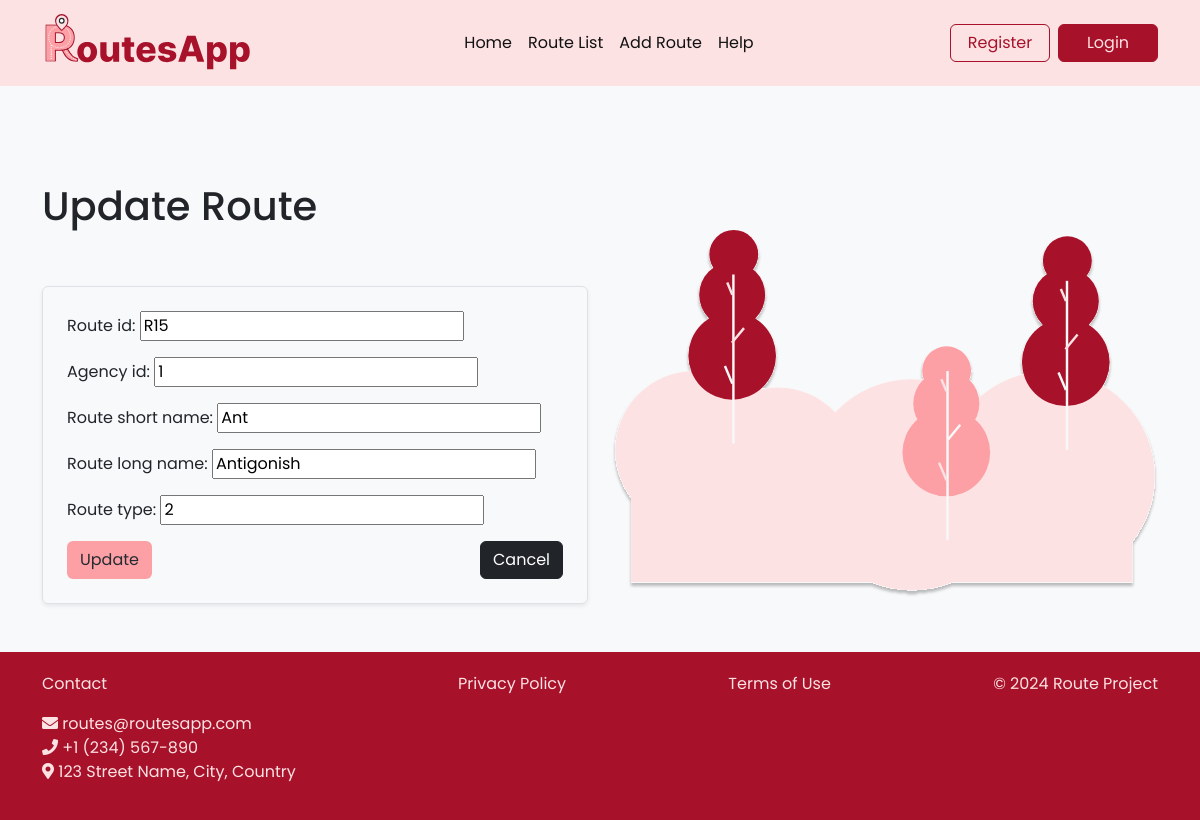
Before: /routes/R15/edit/ with the older database file.
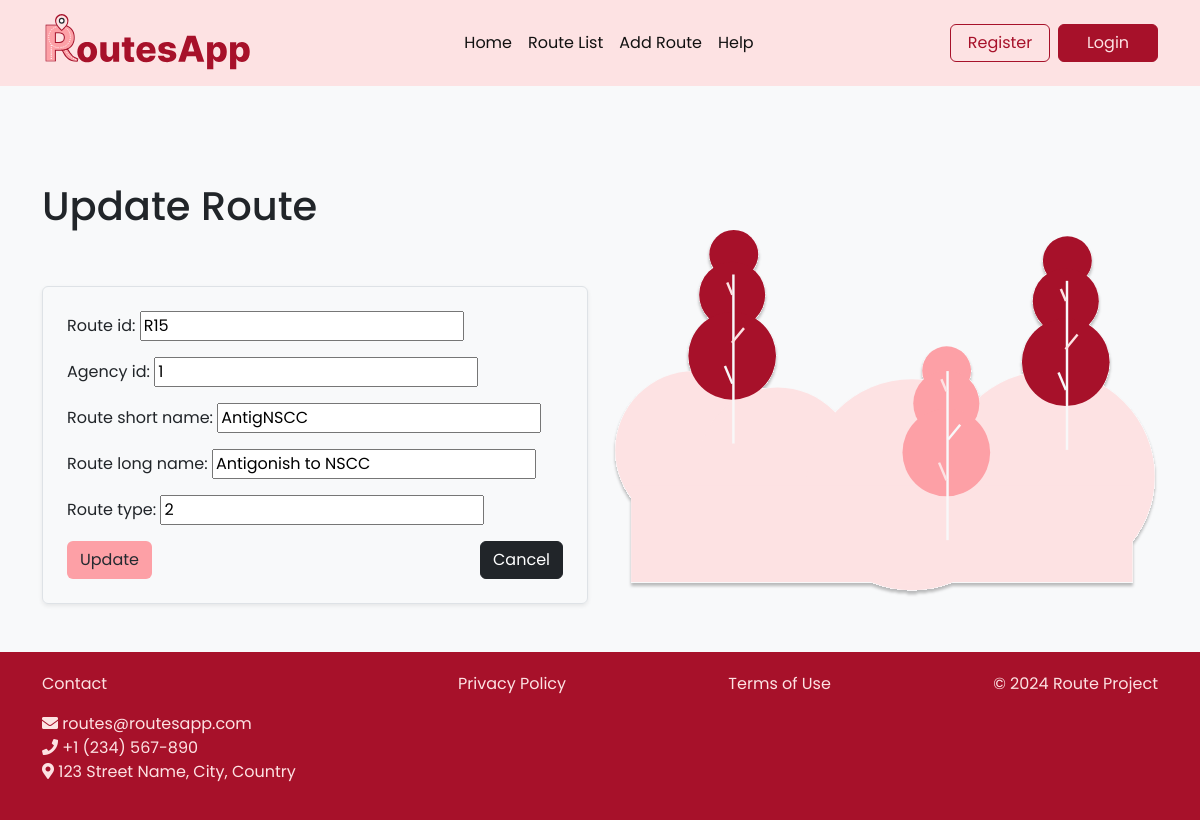
After: the same page with the newer database file.
### route/models.py (models this page shows, shortened)
class Route(models.Model):
    route_id = models.CharField(max_length=10, primary_key=True)
    agency_id = models.CharField(max_length=10)
    route_short_name = models.CharField(max_length=100)
    route_long_name = models.CharField(max_length=255)
    route_type = models.IntegerField()

### route/views.py (the view)
# urls.py: path('<str:route_id>/edit/', views.route_update, name='route_update'),
def route_update(request, route_id):  # Change pk to route_id
    route = get_object_or_404(Route, route_id=route_id)  # Use route_id here
    if request.method == 'POST':
        form = RouteForm(request.POST, instance=route)
        if form.is_valid():
            form.save()
            return redirect('route_list')
    else:
        form = RouteForm(instance=route)
    return render(request, 'route/route_form.html', {'form': form})

### route/forms.py
class RouteForm(forms.ModelForm):
    class Meta:
        model = Route
        fields = ['route_id', 'agency_id', 'route_short_name', 'route_long_name', 'route_type']

### route/templates/route/route_form.html (shortened to what this page needs)
{% extends 'home.html' %}
{% load static %}
{% block content %}
    <section class="row py-5">
        <div class="col-md-6 d-flex flex-column justify-content-center">
            <h1>{% if form.instance.pk %}
                    Update Route
                {% else %}
                    Create Route
                {% endif %}
            </h1>
            <form method="post" class="form-group p-4 border rounded shadow-sm mt-5 ">
                <div class="mb-3">
                    {{ form.as_p }}
                </div>
                <div class="d-flex justify-content-between mt-3">
                    <button type="submit" class="btn btn-pry custom-btn2 align-self-center">
                        {% if form.instance.pk %}
                            Update
                        {% else %}
                            Create
                        {% endif %}
                    </button>
                    <a href="{% url 'route_list' %}" class="btn btn-dark custom-btn2 align-self-center">Cancel</a>
                </div>
            </form>
        </div>
        <div class="col-md-6 pt-5">
            <img src="{% static 'route/images/hero2.svg' %}" alt="Hero Image" class="img-fluid">
        </div>
    </section>
{% endblock %}

Changed rows visible on the page:
changed Route "R15": route_short_name "Ant" → "AntigNSCC"; route_long_name "Antigonish" → "Antigonish to NSCC"
